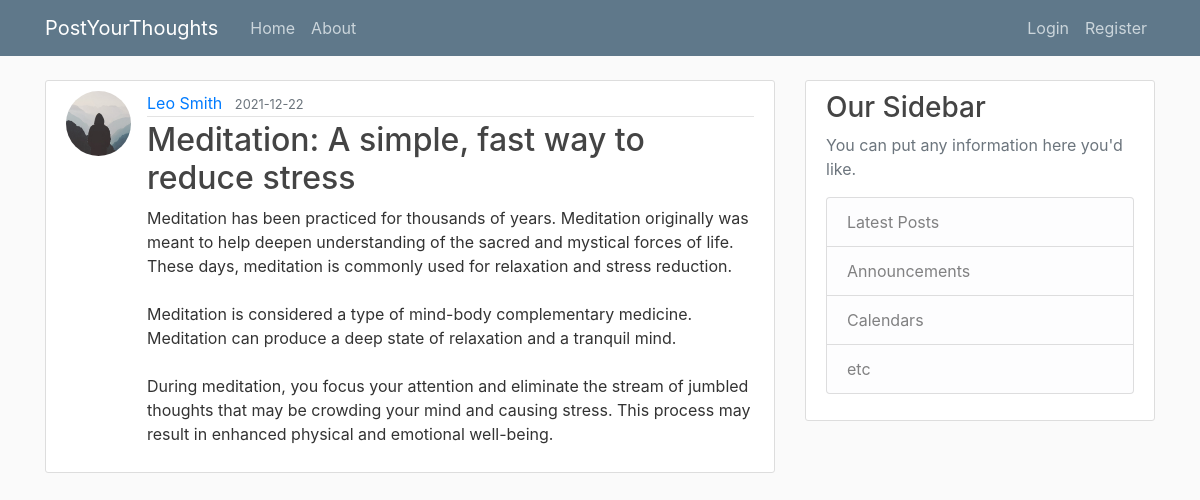
Screenshot of /post/2 with the database file from the repository.
### flaskblog/models.py (models this page shows, shortened)
class User(db.Model, UserMixin):
    id = db.Column(db.Integer, primary_key=True)
    username = db.Column(db.String(20), unique=True, nullable=False)
    email = db.Column(db.String(120), unique=True, nullable=False)
    image_file = db.Column(db.String(20), nullable=False, default='default.jpg')
    password = db.Column(db.String(60), nullable=False)
    post = db.relationship('Post', backref='author', lazy=True)

class Post(db.Model):
    id = db.Column(db.Integer, primary_key=True)
    title = db.Column(db.String(100), nullable=False)
    date_posted = db.Column(db.DateTime, nullable=False, default=datetime.utcnow)
    content = db.Column(db.Text, nullable=False)
    user_id = db.Column(db.Integer, db.ForeignKey('user.id'), nullable=False)

### flaskblog/routes.py (the view)
@app.route("/post/<int:post_id>")
def post(post_id):
    post = Post.query.get_or_404(post_id)
    return render_template('post.html', title=post.title, post=post)

### flaskblog/templates/post.html (shortened to what this page needs)
{% extends "layout.html" %}
{%block content%}
    <article class="media content-section">
        <img class="rounded-circle article-img" src="{{url_for('static', filename='profile_pics/' + post.author.image_file)}}" alt="">
        <div class="media-body">
        <div class="article-metadata">
            <a class="mr-2" href="{{url_for('user_posts', username=post.author.username)}}">{{ post.author.username }}</a>
            <small class="text-muted">{{ post.date_posted.strftime('%Y-%m-%d') }}</small>
        </div>
        <h2 class="article-title">{{ post.title }}</h2>
        <p class="article-content">{{ post.content }}</p>
        </div>
    </article>
{%endblock content%}

### flaskblog/static/main.css (style rules this page uses)
body { background: #fafafa; color: #333333; margin-top: 5rem; }
h1, h2, h3, h4, h5, h6 { color: #444444; }
.content-section { background: #ffffff; padding: 10px 20px; border: 1px solid #dddddd; border-radius: 3px; margin-bottom: 20px; }
.article-title { color: #444444; }
.article-content { white-space: pre-line; }
.article-img { height: 65px; width: 65px; margin-right: 16px; }
.article-metadata { padding-bottom: 1px; margin-bottom: 4px; border-bottom: 1px solid #e3e3e3 }

### rows the page displays
User: image_file (placeholder picture), author.username "Leo Smith"
Post: date_posted "2021-12-22", title "Meditation: A simple, fast way to reduce stress", content "Meditation has been practiced for thousands of years. Meditation originally was meant to help deepen understanding of the sacred and mystical forces of life. These days, meditation is commonly used for relaxation and stress reduction. Meditation is considered a type of mind-body complementary medicine. Meditation can produce a deep state of relaxation and a tranquil mind. During meditation, you focus your attention and eliminate the stream of jumbled thoughts that may be crowding your mind and causing stress. This process may result in enhanced physical and emotional well-being."
